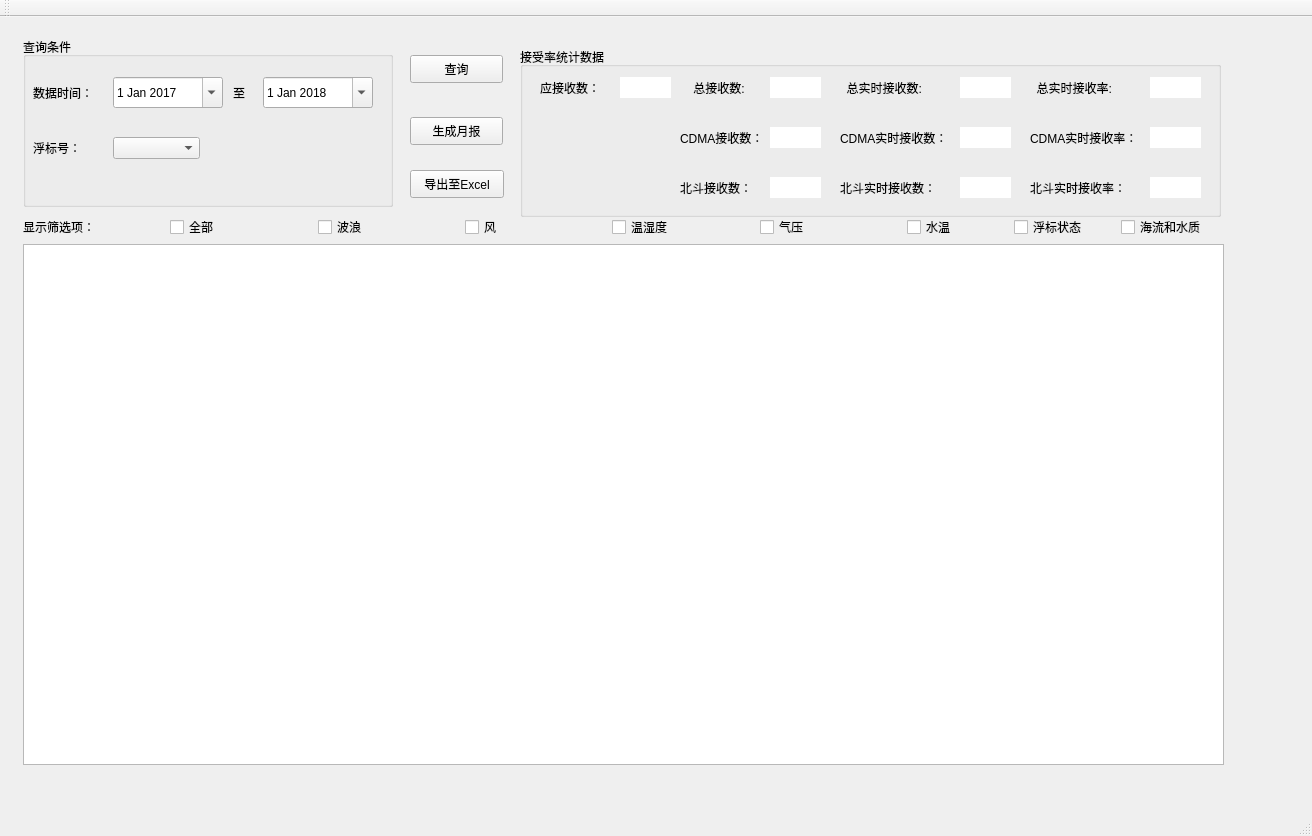
<?xml version="1.0" encoding="UTF-8"?>
<ui version="4.0">
 <class>MainWindow</class>
 <widget class="QMainWindow" name="MainWindow">
  <property name="enabled">
   <bool>true</bool>
  </property>
  <property name="geometry">
   <rect>
    <x>0</x>
    <y>0</y>
    <width>1312</width>
    <height>836</height>
   </rect>
  </property>
  <property name="sizePolicy">
   <sizepolicy hsizetype="Preferred" vsizetype="Preferred">
    <horstretch>0</horstretch>
    <verstretch>0</verstretch>
   </sizepolicy>
  </property>
  <property name="mouseTracking">
   <bool>true</bool>
  </property>
  <property name="windowTitle">
   <string>MainWindow</string>
  </property>
  <property name="animated">
   <bool>false</bool>
  </property>
  <widget class="QWidget" name="centralWidget">
   <widget class="QPushButton" name="queryButton">
    <property name="geometry">
     <rect>
      <x>410</x>
      <y>38</y>
      <width>93</width>
      <height>28</height>
     </rect>
    </property>
    <property name="text">
     <string>查询</string>
    </property>
   </widget>
   <widget class="QPushButton" name="yuebaoButton">
    <property name="geometry">
     <rect>
      <x>410</x>
      <y>100</y>
      <width>93</width>
      <height>28</height>
     </rect>
    </property>
    <property name="text">
     <string>生成月报</string>
    </property>
   </widget>
   <widget class="QPushButton" name="excelButton">
    <property name="geometry">
     <rect>
      <x>410</x>
      <y>153</y>
      <width>94</width>
      <height>28</height>
     </rect>
    </property>
    <property name="text">
     <string>导出至Excel</string>
    </property>
   </widget>
   <widget class="QLabel" name="label_7">
    <property name="geometry">
     <rect>
      <x>23</x>
      <y>200</y>
      <width>100</width>
      <height>20</height>
     </rect>
    </property>
    <property name="minimumSize">
     <size>
      <width>100</width>
      <height>20</height>
     </size>
    </property>
    <property name="text">
     <string>显示筛选项：</string>
    </property>
    <property name="buddy">
     <cstring>allBox</cstring>
    </property>
   </widget>
   <widget class="QCheckBox" name="allBox">
    <property name="geometry">
     <rect>
      <x>170</x>
      <y>200</y>
      <width>100</width>
      <height>20</height>
     </rect>
    </property>
    <property name="minimumSize">
     <size>
      <width>100</width>
      <height>20</height>
     </size>
    </property>
    <property name="text">
     <string>全部</string>
    </property>
   </widget>
   <widget class="QCheckBox" name="buoyBox">
    <property name="geometry">
     <rect>
      <x>1014</x>
      <y>200</y>
      <width>100</width>
      <height>20</height>
     </rect>
    </property>
    <property name="minimumSize">
     <size>
      <width>100</width>
      <height>20</height>
     </size>
    </property>
    <property name="maximumSize">
     <size>
      <width>100</width>
      <height>20</height>
     </size>
    </property>
    <property name="text">
     <string>浮标状态</string>
    </property>
   </widget>
   <widget class="QCheckBox" name="watertBox">
    <property name="geometry">
     <rect>
      <x>907</x>
      <y>200</y>
      <width>100</width>
      <height>20</height>
     </rect>
    </property>
    <property name="minimumSize">
     <size>
      <width>100</width>
      <height>20</height>
     </size>
    </property>
    <property name="maximumSize">
     <size>
      <width>100</width>
      <height>20</height>
     </size>
    </property>
    <property name="text">
     <string>水温</string>
    </property>
   </widget>
   <widget class="QCheckBox" name="waveBox">
    <property name="geometry">
     <rect>
      <x>318</x>
      <y>200</y>
      <width>100</width>
      <height>20</height>
     </rect>
    </property>
    <property name="minimumSize">
     <size>
      <width>100</width>
      <height>20</height>
     </size>
    </property>
    <property name="text">
     <string>波浪</string>
    </property>
    <property name="checked">
     <bool>false</bool>
    </property>
   </widget>
   <widget class="QCheckBox" name="humBox">
    <property name="geometry">
     <rect>
      <x>612</x>
      <y>200</y>
      <width>100</width>
      <height>20</height>
     </rect>
    </property>
    <property name="minimumSize">
     <size>
      <width>100</width>
      <height>20</height>
     </size>
    </property>
    <property name="text">
     <string>温湿度</string>
    </property>
   </widget>
   <widget class="QCheckBox" name="curBox">
    <property name="geometry">
     <rect>
      <x>1121</x>
      <y>200</y>
      <width>100</width>
      <height>20</height>
     </rect>
    </property>
    <property name="minimumSize">
     <size>
      <width>100</width>
      <height>20</height>
     </size>
    </property>
    <property name="maximumSize">
     <size>
      <width>100</width>
      <height>20</height>
     </size>
    </property>
    <property name="text">
     <string>海流和水质</string>
    </property>
   </widget>
   <widget class="QCheckBox" name="airpBox">
    <property name="geometry">
     <rect>
      <x>760</x>
      <y>200</y>
      <width>100</width>
      <height>20</height>
     </rect>
    </property>
    <property name="minimumSize">
     <size>
      <width>100</width>
      <height>20</height>
     </size>
    </property>
    <property name="text">
     <string>气压</string>
    </property>
   </widget>
   <widget class="QCheckBox" name="windBox">
    <property name="geometry">
     <rect>
      <x>465</x>
      <y>200</y>
      <width>100</width>
      <height>20</height>
     </rect>
    </property>
    <property name="minimumSize">
     <size>
      <width>100</width>
      <height>20</height>
     </size>
    </property>
    <property name="text">
     <string>风</string>
    </property>
   </widget>
   <widget class="QTableView" name="tableView">
    <property name="geometry">
     <rect>
      <x>23</x>
      <y>227</y>
      <width>1201</width>
      <height>521</height>
     </rect>
    </property>
    <property name="sizePolicy">
     <sizepolicy hsizetype="Expanding" vsizetype="Expanding">
      <horstretch>0</horstretch>
      <verstretch>0</verstretch>
     </sizepolicy>
    </property>
    <property name="minimumSize">
     <size>
      <width>1201</width>
      <height>501</height>
     </size>
    </property>
    <property name="maximumSize">
     <size>
      <width>1000</width>
      <height>1000</height>
     </size>
    </property>
    <property name="sizeIncrement">
     <size>
      <width>0</width>
      <height>0</height>
     </size>
    </property>
    <property name="baseSize">
     <size>
      <width>0</width>
      <height>250</height>
     </size>
    </property>
    <property name="verticalScrollBarPolicy">
     <enum>Qt::ScrollBarAsNeeded</enum>
    </property>
    <property name="horizontalScrollBarPolicy">
     <enum>Qt::ScrollBarAsNeeded</enum>
    </property>
    <property name="sizeAdjustPolicy">
     <enum>QAbstractScrollArea::AdjustToContentsOnFirstShow</enum>
    </property>
    <property name="editTriggers">
     <set>QAbstractItemView::AnyKeyPressed|QAbstractItemView::DoubleClicked|QAbstractItemView::EditKeyPressed</set>
    </property>
    <property name="alternatingRowColors">
     <bool>false</bool>
    </property>
    <property name="selectionMode">
     <enum>QAbstractItemView::ContiguousSelection</enum>
    </property>
    <property name="textElideMode">
     <enum>Qt::ElideMiddle</enum>
    </property>
    <property name="showGrid">
     <bool>true</bool>
    </property>
    <attribute name="horizontalHeaderCascadingSectionResizes">
     <bool>false</bool>
    </attribute>
    <attribute name="horizontalHeaderDefaultSectionSize">
     <number>125</number>
    </attribute>
   </widget>
   <widget class="QGroupBox" name="groupBox">
    <property name="geometry">
     <rect>
      <x>23</x>
      <y>20</y>
      <width>370</width>
      <height>170</height>
     </rect>
    </property>
    <property name="minimumSize">
     <size>
      <width>370</width>
      <height>170</height>
     </size>
    </property>
    <property name="title">
     <string>查询条件</string>
    </property>
    <widget class="QDateEdit" name="dateEditStart">
     <property name="enabled">
      <bool>true</bool>
     </property>
     <property name="geometry">
      <rect>
       <x>90</x>
       <y>40</y>
       <width>110</width>
       <height>31</height>
      </rect>
     </property>
     <property name="sizePolicy">
      <sizepolicy hsizetype="Preferred" vsizetype="Fixed">
       <horstretch>0</horstretch>
       <verstretch>0</verstretch>
      </sizepolicy>
     </property>
     <property name="inputMethodHints">
      <set>Qt::ImhNone</set>
     </property>
     <property name="frame">
      <bool>true</bool>
     </property>
     <property name="calendarPopup">
      <bool>true</bool>
     </property>
     <property name="date">
      <date>
       <year>2017</year>
       <month>1</month>
       <day>1</day>
      </date>
     </property>
    </widget>
    <widget class="QLabel" name="label">
     <property name="geometry">
      <rect>
       <x>10</x>
       <y>40</y>
       <width>71</width>
       <height>31</height>
      </rect>
     </property>
     <property name="text">
      <string>数据时间：</string>
     </property>
     <property name="buddy">
      <cstring>dateEditStart</cstring>
     </property>
    </widget>
    <widget class="QLabel" name="label_2">
     <property name="geometry">
      <rect>
       <x>210</x>
       <y>40</y>
       <width>21</width>
       <height>31</height>
      </rect>
     </property>
     <property name="text">
      <string>至</string>
     </property>
     <property name="buddy">
      <cstring>dateEditEnd</cstring>
     </property>
    </widget>
    <widget class="QDateEdit" name="dateEditEnd">
     <property name="enabled">
      <bool>true</bool>
     </property>
     <property name="geometry">
      <rect>
       <x>240</x>
       <y>40</y>
       <width>110</width>
       <height>31</height>
      </rect>
     </property>
     <property name="sizePolicy">
      <sizepolicy hsizetype="Preferred" vsizetype="Fixed">
       <horstretch>0</horstretch>
       <verstretch>0</verstretch>
      </sizepolicy>
     </property>
     <property name="inputMethodHints">
      <set>Qt::ImhNone</set>
     </property>
     <property name="dateTime">
      <datetime>
       <hour>0</hour>
       <minute>0</minute>
       <second>0</second>
       <year>2018</year>
       <month>1</month>
       <day>1</day>
      </datetime>
     </property>
     <property name="calendarPopup">
      <bool>true</bool>
     </property>
     <property name="date">
      <date>
       <year>2018</year>
       <month>1</month>
       <day>1</day>
      </date>
     </property>
    </widget>
    <widget class="QLabel" name="label_3">
     <property name="geometry">
      <rect>
       <x>10</x>
       <y>90</y>
       <width>71</width>
       <height>41</height>
      </rect>
     </property>
     <property name="text">
      <string>浮标号：</string>
     </property>
     <property name="buddy">
      <cstring>comboBox</cstring>
     </property>
    </widget>
    <widget class="QComboBox" name="comboBox">
     <property name="geometry">
      <rect>
       <x>90</x>
       <y>100</y>
       <width>87</width>
       <height>22</height>
      </rect>
     </property>
     <property name="minimumSize">
      <size>
       <width>87</width>
       <height>22</height>
      </size>
     </property>
    </widget>
   </widget>
   <widget class="QGroupBox" name="groupBox_2">
    <property name="geometry">
     <rect>
      <x>520</x>
      <y>30</y>
      <width>701</width>
      <height>170</height>
     </rect>
    </property>
    <property name="minimumSize">
     <size>
      <width>600</width>
      <height>0</height>
     </size>
    </property>
    <property name="title">
     <string>接受率统计数据</string>
    </property>
    <widget class="QLabel" name="label_5">
     <property name="geometry">
      <rect>
       <x>20</x>
       <y>30</y>
       <width>81</width>
       <height>21</height>
      </rect>
     </property>
     <property name="text">
      <string>应接收数：</string>
     </property>
    </widget>
    <widget class="QLabel" name="label_yjss">
     <property name="geometry">
      <rect>
       <x>100</x>
       <y>30</y>
       <width>51</width>
       <height>21</height>
      </rect>
     </property>
     <property name="styleSheet">
      <string notr="true">background-color:rgb(255, 255, 255);</string>
     </property>
     <property name="text">
      <string/>
     </property>
     <property name="alignment">
      <set>Qt::AlignCenter</set>
     </property>
    </widget>
    <widget class="QLabel" name="label_9">
     <property name="geometry">
      <rect>
       <x>160</x>
       <y>80</y>
       <width>90</width>
       <height>21</height>
      </rect>
     </property>
     <property name="text">
      <string>CDMA接收数：</string>
     </property>
    </widget>
    <widget class="QLabel" name="label_cjs">
     <property name="geometry">
      <rect>
       <x>250</x>
       <y>80</y>
       <width>51</width>
       <height>21</height>
      </rect>
     </property>
     <property name="styleSheet">
      <string notr="true">background-color:rgb(255, 255, 255);</string>
     </property>
     <property name="text">
      <string/>
     </property>
     <property name="alignment">
      <set>Qt::AlignCenter</set>
     </property>
    </widget>
    <widget class="QLabel" name="label_10">
     <property name="geometry">
      <rect>
       <x>170</x>
       <y>30</y>
       <width>90</width>
       <height>21</height>
      </rect>
     </property>
     <property name="text">
      <string> 总接收数:</string>
     </property>
    </widget>
    <widget class="QLabel" name="label_zj">
     <property name="geometry">
      <rect>
       <x>250</x>
       <y>30</y>
       <width>51</width>
       <height>21</height>
      </rect>
     </property>
     <property name="styleSheet">
      <string notr="true">background-color:rgb(255, 255, 255);</string>
     </property>
     <property name="text">
      <string/>
     </property>
     <property name="alignment">
      <set>Qt::AlignCenter</set>
     </property>
    </widget>
    <widget class="QLabel" name="label_12">
     <property name="geometry">
      <rect>
       <x>160</x>
       <y>130</y>
       <width>90</width>
       <height>21</height>
      </rect>
     </property>
     <property name="text">
      <string>北斗接收数：</string>
     </property>
    </widget>
    <widget class="QLabel" name="label_bdjs">
     <property name="geometry">
      <rect>
       <x>250</x>
       <y>130</y>
       <width>51</width>
       <height>21</height>
      </rect>
     </property>
     <property name="styleSheet">
      <string notr="true">background-color:rgb(255, 255, 255);</string>
     </property>
     <property name="text">
      <string/>
     </property>
     <property name="alignment">
      <set>Qt::AlignCenter</set>
     </property>
    </widget>
    <widget class="QLabel" name="label_14">
     <property name="geometry">
      <rect>
       <x>510</x>
       <y>130</y>
       <width>120</width>
       <height>21</height>
      </rect>
     </property>
     <property name="text">
      <string>北斗实时接收率：</string>
     </property>
    </widget>
    <widget class="QLabel" name="label_bssjsl">
     <property name="geometry">
      <rect>
       <x>630</x>
       <y>130</y>
       <width>51</width>
       <height>21</height>
      </rect>
     </property>
     <property name="styleSheet">
      <string notr="true">background-color:rgb(255, 255, 255);</string>
     </property>
     <property name="text">
      <string/>
     </property>
     <property name="alignment">
      <set>Qt::AlignCenter</set>
     </property>
    </widget>
    <widget class="QLabel" name="label_16">
     <property name="geometry">
      <rect>
       <x>510</x>
       <y>30</y>
       <width>120</width>
       <height>21</height>
      </rect>
     </property>
     <property name="text">
      <string>  总实时接收率:</string>
     </property>
    </widget>
    <widget class="QLabel" name="label_zssjsl">
     <property name="geometry">
      <rect>
       <x>630</x>
       <y>30</y>
       <width>51</width>
       <height>21</height>
      </rect>
     </property>
     <property name="styleSheet">
      <string notr="true">background-color:rgb(255, 255, 255);</string>
     </property>
     <property name="text">
      <string/>
     </property>
     <property name="alignment">
      <set>Qt::AlignCenter</set>
     </property>
    </widget>
    <widget class="QLabel" name="label_18">
     <property name="geometry">
      <rect>
       <x>510</x>
       <y>80</y>
       <width>120</width>
       <height>21</height>
      </rect>
     </property>
     <property name="text">
      <string>CDMA实时接收率：</string>
     </property>
    </widget>
    <widget class="QLabel" name="label_cssjsl">
     <property name="geometry">
      <rect>
       <x>630</x>
       <y>80</y>
       <width>51</width>
       <height>21</height>
      </rect>
     </property>
     <property name="styleSheet">
      <string notr="true">background-color:rgb(255, 255, 255);</string>
     </property>
     <property name="text">
      <string/>
     </property>
     <property name="alignment">
      <set>Qt::AlignCenter</set>
     </property>
    </widget>
    <widget class="QLabel" name="label_20">
     <property name="geometry">
      <rect>
       <x>320</x>
       <y>30</y>
       <width>120</width>
       <height>21</height>
      </rect>
     </property>
     <property name="text">
      <string>  总实时接收数:</string>
     </property>
    </widget>
    <widget class="QLabel" name="label_zssjs">
     <property name="geometry">
      <rect>
       <x>440</x>
       <y>30</y>
       <width>51</width>
       <height>21</height>
      </rect>
     </property>
     <property name="styleSheet">
      <string notr="true">background-color:rgb(255, 255, 255);</string>
     </property>
     <property name="text">
      <string/>
     </property>
     <property name="alignment">
      <set>Qt::AlignCenter</set>
     </property>
    </widget>
    <widget class="QLabel" name="label_22">
     <property name="geometry">
      <rect>
       <x>320</x>
       <y>80</y>
       <width>120</width>
       <height>21</height>
      </rect>
     </property>
     <property name="text">
      <string>CDMA实时接收数：</string>
     </property>
    </widget>
    <widget class="QLabel" name="label_cssjs">
     <property name="geometry">
      <rect>
       <x>440</x>
       <y>80</y>
       <width>51</width>
       <height>21</height>
      </rect>
     </property>
     <property name="styleSheet">
      <string notr="true">background-color:rgb(255, 255, 255);</string>
     </property>
     <property name="text">
      <string/>
     </property>
     <property name="alignment">
      <set>Qt::AlignCenter</set>
     </property>
    </widget>
    <widget class="QLabel" name="label_24">
     <property name="geometry">
      <rect>
       <x>320</x>
       <y>130</y>
       <width>120</width>
       <height>21</height>
      </rect>
     </property>
     <property name="text">
      <string>北斗实时接收数：</string>
     </property>
    </widget>
    <widget class="QLabel" name="label_nssjs">
     <property name="geometry">
      <rect>
       <x>440</x>
       <y>130</y>
       <width>51</width>
       <height>21</height>
      </rect>
     </property>
     <property name="styleSheet">
      <string notr="true">background-color:rgb(255, 255, 255);</string>
     </property>
     <property name="text">
      <string/>
     </property>
     <property name="alignment">
      <set>Qt::AlignCenter</set>
     </property>
    </widget>
   </widget>
  </widget>
  <widget class="QMenuBar" name="menuBar">
   <property name="geometry">
    <rect>
     <x>0</x>
     <y>0</y>
     <width>1312</width>
     <height>26</height>
    </rect>
   </property>
  </widget>
  <widget class="QToolBar" name="mainToolBar">
   <attribute name="toolBarArea">
    <enum>TopToolBarArea</enum>
   </attribute>
   <attribute name="toolBarBreak">
    <bool>false</bool>
   </attribute>
  </widget>
  <widget class="QStatusBar" name="statusBar"/>
 </widget>
 <layoutdefault spacing="6" margin="11"/>
 <tabstops>
  <tabstop>yuebaoButton</tabstop>
  <tabstop>excelButton</tabstop>
  <tabstop>allBox</tabstop>
  <tabstop>waveBox</tabstop>
  <tabstop>windBox</tabstop>
  <tabstop>humBox</tabstop>
  <tabstop>airpBox</tabstop>
  <tabstop>watertBox</tabstop>
  <tabstop>dateEditStart</tabstop>
  <tabstop>dateEditEnd</tabstop>
  <tabstop>tableView</tabstop>
 </tabstops>
 <resources/>
 <connections>
  <connection>
   <sender>comboBox</sender>
   <signal>currentIndexChanged(int)</signal>
   <receiver>queryButton</receiver>
   <slot>click()</slot>
   <hints>
    <hint type="sourcelabel">
     <x>154</x>
     <y>171</y>
    </hint>
    <hint type="destinationlabel">
     <x>456</x>
     <y>105</y>
    </hint>
   </hints>
  </connection>
 </connections>
</ui>
